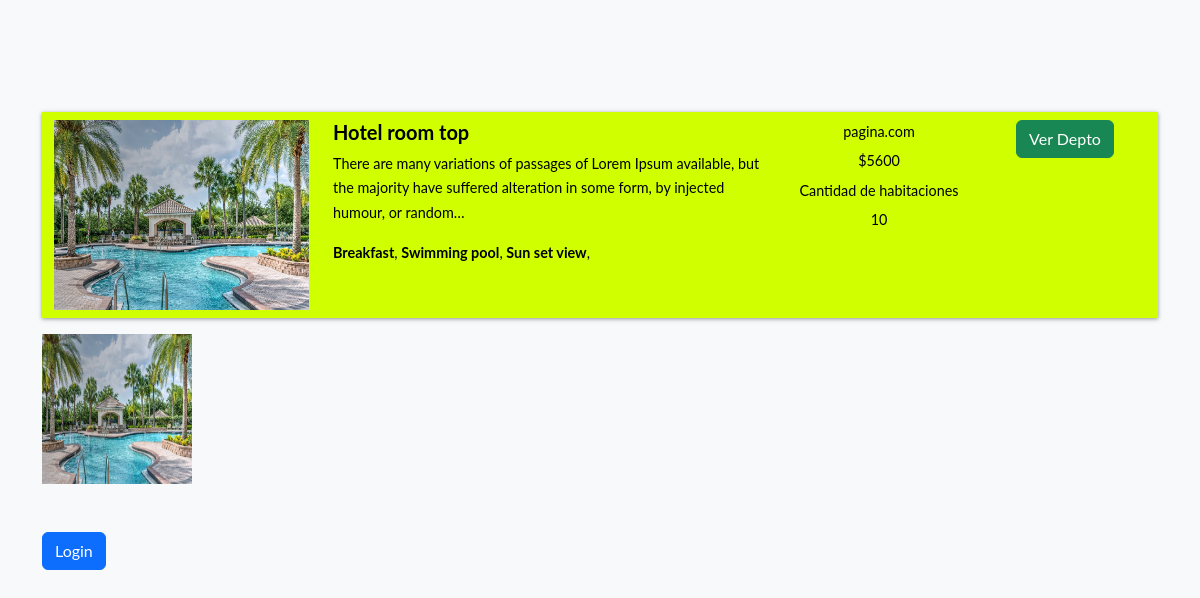
Page /hotel-detail/38fbcd711f8d4b669eb4b3b9dcf4bed9/ on the earlier database version.
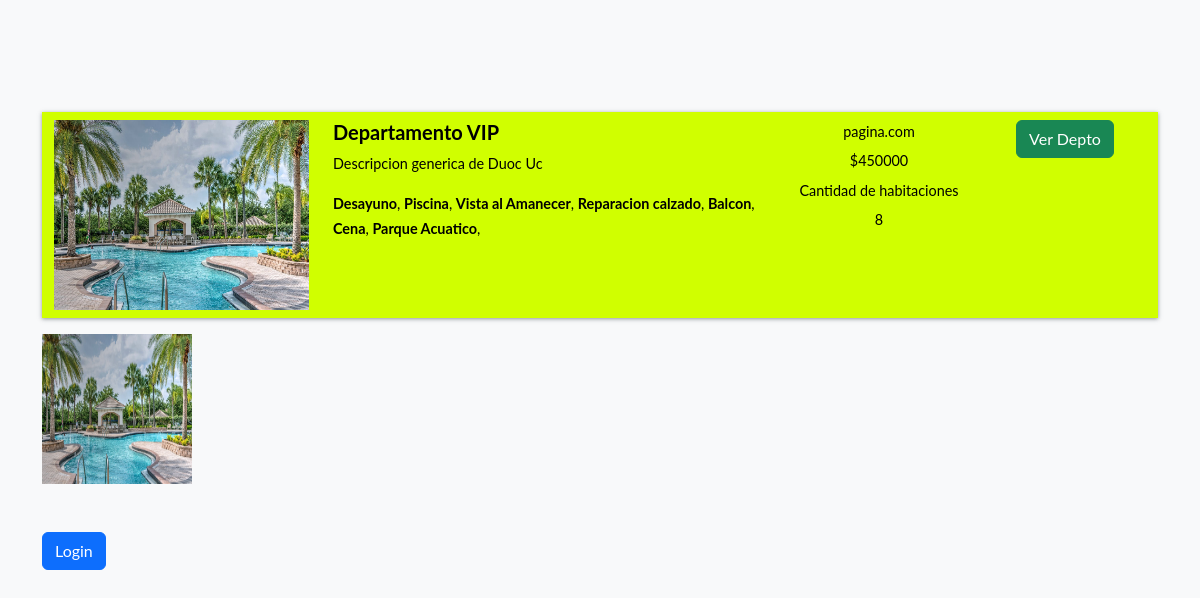
Same page on the later database version.
### home/models.py (models this page shows, shortened)
class BaseModel(models.Model):
    uid = models.UUIDField(default=uuid.uuid4   , editable=False , primary_key=True)
    created_at = models.DateField(auto_now_add=True)
    updated_at = models.DateField(auto_now_add=True)
    class Meta:
        abstract = True

class Hotel(BaseModel):
    hotel_name= models.CharField(max_length=100)
    hotel_price = models.IntegerField()
    description = models.TextField()
    amenities = models.ManyToManyField(Amenities)
    room_count = models.IntegerField(default=10)

class Amenities(BaseModel):
    amenity_name = models.CharField(max_length=100)

class HotelImages(BaseModel):
    hotel= models.ForeignKey(Hotel ,related_name="images", on_delete=models.CASCADE)
    images = models.ImageField(upload_to="hotels")

### home/views.py (the view, shortened to what this page needs)
# urls.py: path('hotel-detail/<uid>/' , hotel_detail , name="hotel_detail"),
def hotel_detail(request,uid):
    hotel_obj = Hotel.objects.get(uid = uid)
    return render(request , 'hotel_detail.html' ,{
        'hotels_obj' :hotel_obj
    })

### home/templates/hotel_detail.html
{% extends "base.html" %}
{%  block start %}
<div class="container mt-5 pt-5">
    <div class="row search-card-result">
        <div class="col-md-3">
        <a href="/hotel-detail/{{hotels_obj.uid}}">
            <img class="img-fluid" src="/media/{{hotels_obj.images.first.images}}" alt="Card image cap">
        </a></div>
        <div class="col-md-5">
            <h5>{{hotels_obj.hotel_name}}</h5>
            <p>
                {{hotels_obj.description|truncatechars:150}}
            </p>
            <p>
                {%for amenitie in hotels_obj.amenities.all %}
                <b>{{amenitie.amenity_name}}</b>,
                {% endfor %}
            </p>
        </div>
        <div class="col-md-2 border-left text-center more-offers">
            <p>pagina.com</p>
            <p>${{hotels_obj.hotel_price}}</p>
            <p>Cantidad de habitaciones</p>
            <p>{{hotels_obj.room_count}}</p>
        </div>
        <div class="col-md-2 border-left text-center more-offers">
            <div class="btn btn-success">Ver Depto </div>
        </div>
    </div>
    <div class="row">
        {% for image in hotels_obj.images.all %}
        <div class="col-md-3">
            <img src="/media/{{image.images}}" style="height: 150px ; width:150px">
        </div>
        {% endfor %}
    </div>
    {% if request.user.is_authenticated %}
    <div class="filter-card">
        <h5>Reservar</h5>
        {%include "messages.html"%}
        <form method="post">
            {% csrf_token %}
            <div class="row form-group">
                <div class="col-md-12">
                    <label for="mintopay">Check in</label>
                    <p>
                        <input type="date" name="checkin" id="checkin" class="form-control">
                    </p>
                </div>
                <div class="col-md-12">
                    <label for="maxtopay">Check out</label>
                    <p>
                        <input type="date" name="checkout" id="checkout" class="form-control">
                    </p>
                </div>
            </div>
            <div class="row form-group">
                <div class="col-md-12">
                    <input type="submit" class="btn btn-primary btn-block" value="Guardar">
                </div>
            </div>
        </form>
    </div>
    {% else %}
    <a href="/login/" class="btn btn-primary mt-5 ">Login</a>
    {% endif %}
</div>
{% endblock %}

Differences in the rows shown:
changed Hotel: hotel_name "Hotel room top" → "Departamento VIP"; description "There are many variations of passages of Lorem Ipsum available, but the majority have suffered alteration in some form, by injected humour, or random…" → "Descripcion generica de Duoc Uc"; hotel_price "5600" → "450000"; room_count "10" → "8"
changed Amenities: amenity_name "Breakfast" → "Desayuno"
changed Amenities: amenity_name "Swimming pool" → "Piscina"
changed Amenities: amenity_name "Sun set view" → "Vista al Amanecer"
added Amenities: amenity_name "Reparacion calzado"
now on this page (row edited): Amenities: amenity_name "Balcon"
now on this page (row edited): Amenities: amenity_name "Cena"
now on this page (row edited): Amenities: amenity_name "Parque Acuatico"
